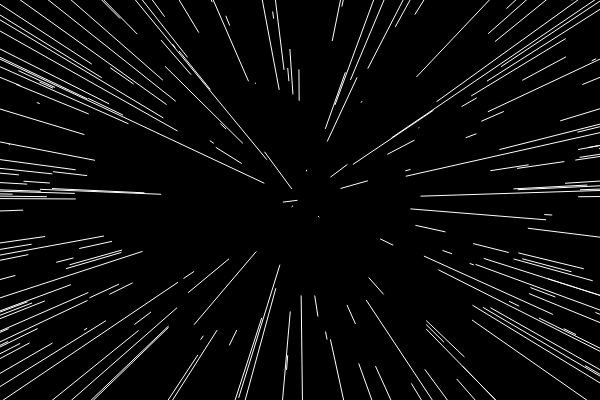
Frame 1 (no input)
Frame 60 (no input): identical to frame 1, image omitted
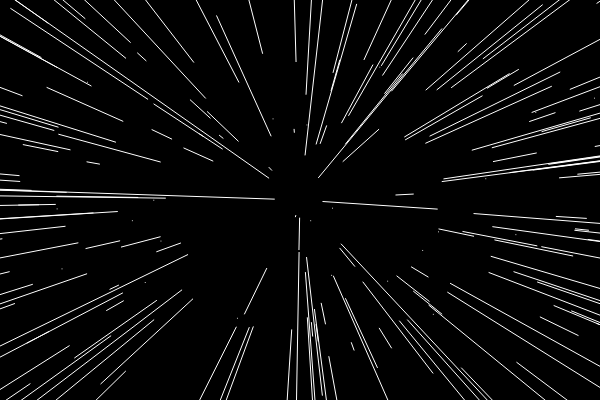
Frame 120 (the mouse pressed at the canvas centre since frame 60)

The p5.js sketch that drew these frames (run headless with seeded random() and noise() and a simulated clock; from frame 60 on, the mouse is pressed at the canvas centre):

// p5.js sketch
// ── sketch.js
let stars = [];
let speed;
let pz;

function setup() {
	createCanvas(600, 400);

	for (let i = 0; i < 300; i++) {
		stars.push(new Star());
	}
}

function draw() {
	speed = map(mouseX, 0, width, 0, 50)
	background(0)
	translate(width / 2, height / 2)
	for (let star of stars) {
		star.update();
		star.show();
	}
}


class Star {
	constructor() {
		this.x = random(-width / 2, width/ 2)
		this.y = random(-height / 2, height / 2)
		this.z = random(width);
		pz = this.z;
	}

	update() {
		this.z -= speed;
		if (this.z < 1) {
			this.z = width;
			this.x = random(-width / 2, width / 2)
			this.y = random(-height / 2, height / 2)
			pz = this.z;
		}
	}

	show() {
		fill(255)
		noStroke()

		let sx = map(this.x / this.z, 0, 1, 0, width)
		let sy = map(this.y / this.z, 0, 1, 0, height)
		let r = map(this.z, 0, width, 16, 0)
		// ellipse(sx, sy, r)

		let px = map(this.x / pz, 0, 1, 0, width)
		let py = map(this.y / pz, 0, 1, 0, height)

		pz = this.z;
		stroke(255)
		line(px, py, sx, sy)
		// line(sx / 2.5, px, sy / 1.8, py)
		// line(sx, px, sy, py)
		// line(sx - px, sx - py, sx, sy
		// line(px - sx, py - sx, sx, sy)
		// line(px / sx, py / sx, sx, sy)
	}
}
